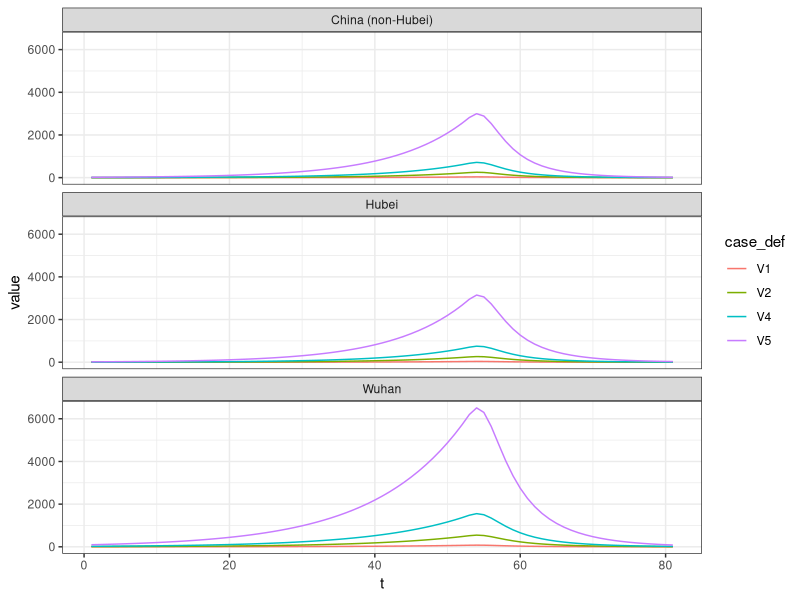
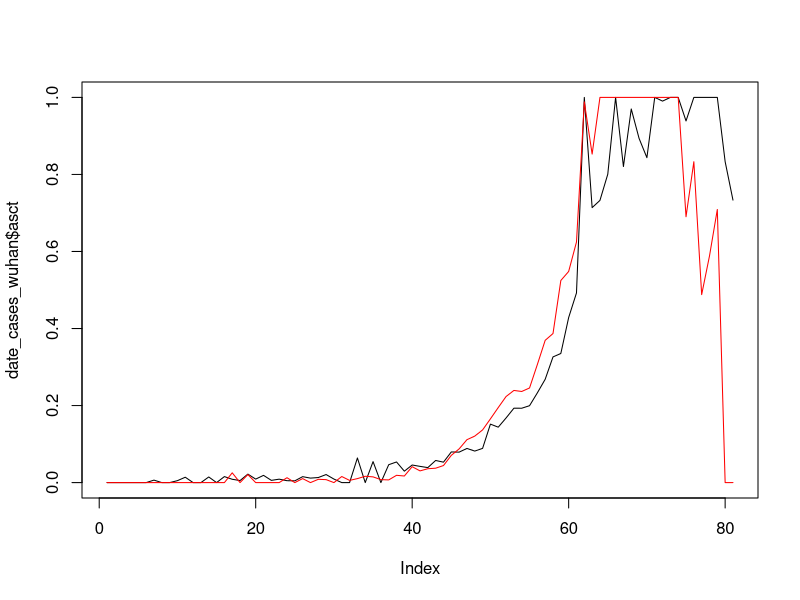
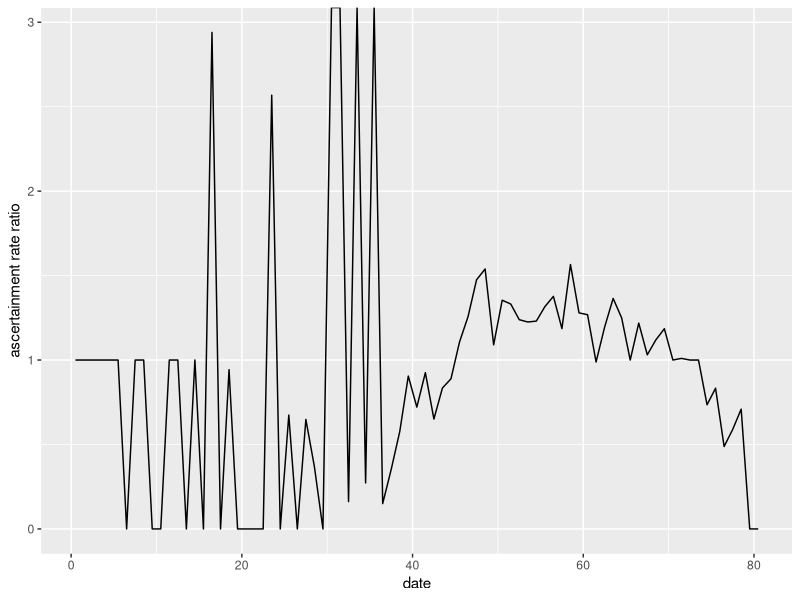
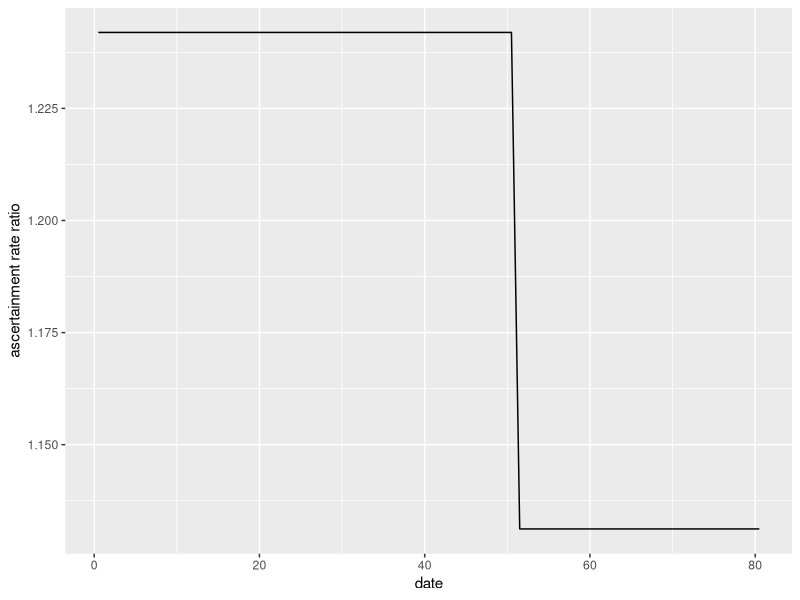
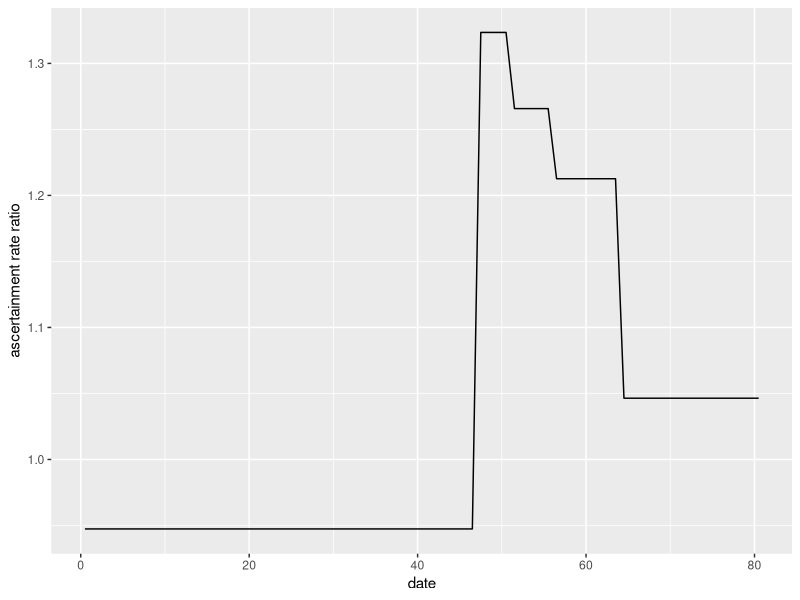
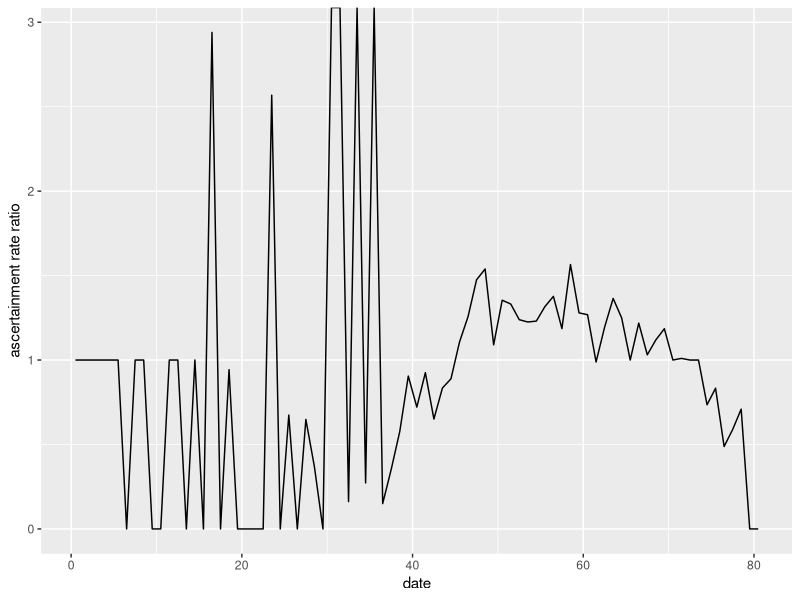
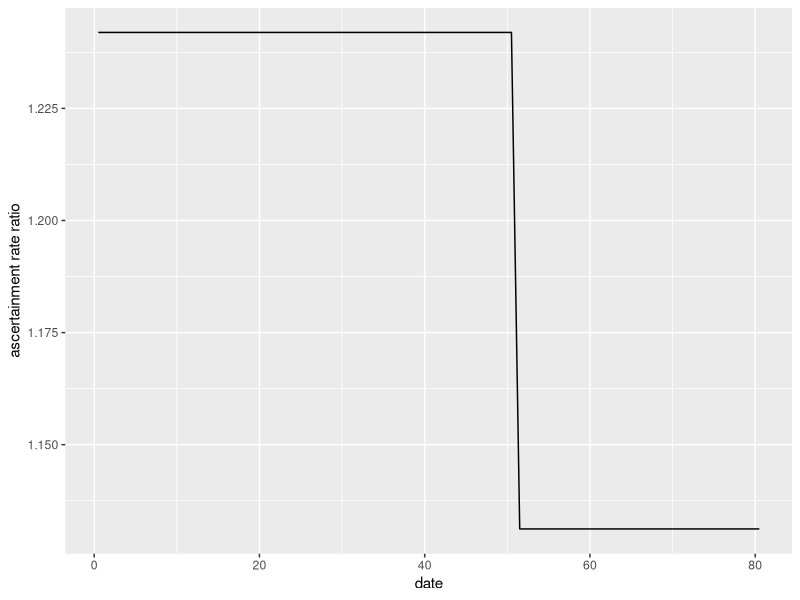
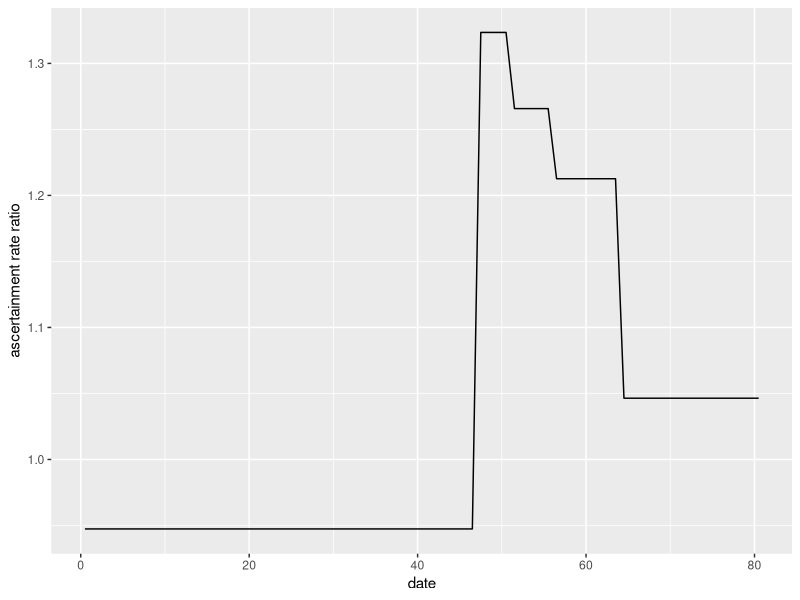

Reproduce these figures in R, in order.
# Source: https://github.com/timktsang/covid19_casedef/blob/master/2020_03_10_figure3.R (timktsang)
library(ggplot2)
library(tidyverse)
library(data.table)

data <- read.csv("./data/Epidemic_curve_China.csv")
data <- data[-82,]
data$dateid <- 1:nrow(data)

data1 <- data[,c("date","dateid","wuhan.confirmed","hubeiexclwuhan.confirmed","chinaexclhubei.confirmed")]
#1/15 1/18 1/22 1/27 2/4 2/18
# 45   48   52   57   65  79

test <- read.csv("./data/pred_f3.csv")

## Name predictions and plot
colnames(test) <- c("wuhan_v1","wuhan_v1b","wuhan_v2","wuhan_v4","wuhan_v5",
                    "hubei_v1","hubei_v1b","hubei_v2","hubei_v4","hubei_v5",
                    "china_v1","china_v1b","china_v2","china_v4","china_v5"
                    )
## Melt and relabel location and case definition for plotting
predicted_dat <- as_tibble(test) %>% 
  mutate(t = 1:n()) %>% 
  pivot_longer(-t) %>%
  mutate(loc="Wuhan",
         loc=ifelse(name %like% "hubei", "Hubei", loc),
         loc=ifelse(name %like% "china","China (non-Hubei)",loc)) %>%
  mutate(case_def = "V1",
         case_def=ifelse(name %like% "v2", "V2", case_def),
         case_def=ifelse(name %like% "v4", "V4", case_def),
         case_def=ifelse(name %like% "v5", "V5", case_def)
         )
predicted_dat %>% ggplot() + 
  geom_line(aes(x=t,y=value,col=case_def)) + 
  theme_bw() +
  facet_wrap(~loc, ncol=1)

## Get fold-change in case definition changes relative to previous def
testp <- test
## How many more cases on this day under case definition X relative to def X-1?
testp <- testp[,c(2:5,7:10,12:15)] - testp[,c(2:5,7:10,12:15)-1] 

total_additional_cases_wuhan <- rowSums(testp[,1:4])
total_additional_cases_hubei <- rowSums(testp[,1:4 + 4])
total_additional_cases_china <- rowSums(testp[,1:4 + 8])

## Find proportion of additional cases attributed to each case definition
testp[,1:4] <- testp[,1:4]/total_additional_cases_wuhan
testp[,1:4+4] <- testp[,1:4+4]/total_additional_cases_wuhan
testp[,1:4+8] <- testp[,1:4+8]/total_additional_cases_china
#pred<- as.matrix(test)
#test <- pred

#date.lab.day <- c(1:31,1:31,1:28)
#date.lab.day[1:length(date.lab.day)%%7!=1] <- NA
#date.lab.day[31+23] <- 23

#layout(matrix( 1:3, ncol=1,byrow=T))

#par(fig=c(0,1,0,1),mar=c(5,5,4,0),mfrow=c(3,1))

#max.y1=1
bar.hwid=0.45

#plot(NA, xlim=c(0,81), ylim=c(0,8000), axes=F, ann=F)
#axis(1, at=0:81-0.5, lab=NA, pos=-0.5, padj=-0.5,tick=F) 
#axis(1, at=c(c(-1,30,61,81)), lab=NA, pos=-0.5, padj=-0.5)
#axis(1, at=0:81-0.5, lab=date.lab.day[0:81+1], pos=0, padj=-0.5, tick=F)
#axis(1, at=55:70, lab=c(NA,"Feb",rep(NA,14)), pos=0, padj=1.3, tick=F)
#axis(2, at=0:8*1000, las=1, pos=-1.5)

#mtext('Dec, 2019', 1, line=2,at=29/2)
#mtext('Jan, 2020', 1, line=2,at=30+15.5)
#mtext('Feb, 2020', 1, line=2,at=61+10)

## extract Wuhan observed & estimated case counts (Figure 3A)
date_cases_wuhan=data.frame(matrix(nrow=81,ncol=4))
colnames(date_cases_wuhan)<-c("date_lb","date_ub","num_observed","num_estimated_5")

xvec <- 1:81-0.5

for (i in 1:length(xvec)){
  #polygon(c(rep(xvec[i]-bar.hwid,2),rep(xvec[i]+bar.hwid,2)), 
        #  c(0,rep(data1[i,3],2), 0), col='dodgerblue2', border=F)	 #dodgerblue2
  # ADD: indices for lower and upper x bounds for bar 
  date_cases_wuhan[i,1:2]=c(rep(xvec[i]-bar.hwid,2),rep(xvec[i]+bar.hwid,2))[c(1,3)]
  # ADD: height of bar, or # of observed cases
  date_cases_wuhan[i,3]=c(0,rep(data1[i,3],2), 0)[2]
  if (test[i,5]>test[i,4]&test[i,5]>data1[i,3]){
    # compute the proportion for version 2, 4 and 5 (red, orange, black)
    #polygon(c(rep(xvec[i]-bar.hwid,2),rep(xvec[i]+bar.hwid,2)), 
           # c(max(data1[i,3],test[i,4]),rep(test[i,5],2), max(data1[i,3],test[i,4])), col=rgb(0,0,0,0.2), border=F)	 #dodgerblue2
  }
  # ADD: indices for lower and upper height of bar, or # of cases estimated under case definition #5
  height1=c(max(data1[i,3],test[i,4]),rep(test[i,5],2), max(data1[i,3],test[i,4]))[1]
  height2=c(max(data1[i,3],test[i,4]),rep(test[i,5],2), max(data1[i,3],test[i,4]))[2]
  # ADD: if height1 > height2, # of observed cases is equal to # of estimated cases
  # else: use full height of bar
  height_final=ifelse(height1>height2,height1,height2)
  date_cases_wuhan[i,4]=height_final
}

# ADD: calculate ascertainment rate as ratio of observed and cases estimated under version 5 case definition
date_cases_wuhan$asct=date_cases_wuhan$num_observed/date_cases_wuhan$num_estimated_5
# ADD: if more observed cases than cases estimated under version 5 case definition, set ascertainment rate equal to 1 
#date_cases_wuhan$asct=ifelse(date_cases_wuhan$asct>1,1,date_cases_wuhan$asct)


## extract all provinces != Hubei observed & estimated case counts (Figure 3A)
date_cases_rest=data.frame(matrix(nrow=81,ncol=4))
colnames(date_cases_rest)<-c("date_lb","date_ub","num_observed","num_estimated_5")

for (i in 1:length(xvec)){
 # polygon(c(rep(xvec[i]-bar.hwid,2),rep(xvec[i]+bar.hwid,2)), 
         # c(0,rep(data1[i,3+2],2), 0), col='dodgerblue2', border=F)	 #dodgerblue2
  # ADD: indices for lower and upper x bounds for bar 
  date_cases_rest[i,1:2]=c(rep(xvec[i]-bar.hwid,2),rep(xvec[i]+bar.hwid,2))[c(1,3)]
  # ADD: height of bar, or # of observed cases
  date_cases_rest[i,3]=c(0,rep(data1[i,3+2],2), 0)[2]
  if (test[i,5+10]>test[i,4+10]&test[i,5+10]>data1[i,3+2]){
    # compute the proportion for version 2, 4 and 5 (red, orange, black)
    #polygon(c(rep(xvec[i]-bar.hwid,2),rep(xvec[i]+bar.hwid,2)), 
          #  c(max(data1[i,3+2],test[i,4+10]),rep(test[i,5+10],2), max(data1[i,3+2],test[i,4+10])), col=rgb(0,0,0,0.2), border=F)	 #dodgerblue2
  }
  # ADD: indices for lower and upper height of bar, or # of cases estimated under case definition #5
  height1=c(max(data1[i,3+2],test[i,4+10]),rep(test[i,5+10],2), max(data1[i,3+2],test[i,4+10]))[1]
  height2=c(max(data1[i,3+2],test[i,4+10]),rep(test[i,5+10],2), max(data1[i,3+2],test[i,4+10]))[2]
  # ADD: if height1 > height2, # of observed cases is equal to # of estimated cases
  # else: use full height of bar
  height_final=ifelse(height1>height2,height1,height2)
  date_cases_rest[i,4]=height_final
}

################### ALL BELOW IS ADD
# calculate ascertainment rate as ratio of observed and cases estimated under version 5 case definition
date_cases_rest$asct=date_cases_rest$num_observed/date_cases_rest$num_estimated_5
# if more observed cases than cases estimated under version 5 case definition, set ascertainment rate equal to 1 
#date_cases_rest$asct=ifelse(date_cases_rest$asct>1,1,date_cases_rest$asct)

plot(date_cases_wuhan$asct,type='l')
lines(date_cases_rest$asct,col="red")

## DAILY ASCERTAINMENT RATE RATIO
# combined ascertainment rate for wuhan and for all provinces != Hubei
asct_both=cbind.data.frame(date_cases_wuhan$date_lb,
                           date_cases_wuhan$date_ub, date_cases_wuhan$asct,date_cases_rest$asct)
# ascertainment rate ratio = ascertainment rate all other / ascertainment rate wuhan
# if ascertainment rate = 0 for both, ratio = 1
asct_both$asct_ratio=ifelse(asct_both$`date_cases_wuhan$asct`==0 & asct_both$`date_cases_rest$asct`==0, 1,
                       asct_both$`date_cases_rest$asct`/asct_both$`date_cases_wuhan$asct`)
colnames(asct_both)=c("date_lb","date_ub","asct_wuhan","asct_rest","asct_ratio")

# calculate mid date
asct_both$date_mid=((asct_both$date_ub-asct_both$date_lb)/2)+asct_both$date_lb

# plot ascertainment rate ratio
ggplot(asct_both,aes(x=date_mid,y=asct_ratio))+
  geom_line() +
  xlab("date")+
  ylab("ascertainment rate ratio")
ggsave("daily_ascertainment_rate_ratio_plot.pdf")

## ASCERTAINMENT RATE PRE-VERSION 2 CASE DEFINITION AND POST-VERSION 2 CASE DEFINITION

# calculate mid date 
# define an indicator for pre vs post- version 2 of the case definition
date_cases_wuhan$date_mid=((date_cases_wuhan$date_ub-date_cases_wuhan$date_lb)/2)+date_cases_wuhan$date_lb
date_cases_wuhan$indicator=ifelse(date_cases_wuhan$date_mid>51,1,0)
date_cases_rest$date_mid=((date_cases_rest$date_ub-date_cases_rest$date_lb)/2)+date_cases_rest$date_lb
date_cases_rest$indicator=ifelse(date_cases_rest$date_mid>51,1,0)

# summarize version 5 estimated & observed cases by period indicator (for Wuhan)
date_cases_wuhan_summary<-date_cases_wuhan%>%
  group_by(indicator)%>%
  summarise(sum_num_observed=sum(num_observed),sum_num_estimated_5=sum(num_estimated_5))%>%
  mutate(asct=sum_num_observed/sum_num_estimated_5)

# summarize version 5 estimated & observed cases by period indicator (for all provinces != Hubei)
date_cases_rest_summary<-date_cases_rest%>%
  group_by(indicator)%>%
  summarise(sum_num_observed=sum(num_observed),sum_num_estimated_5=sum(num_estimated_5))%>%
  mutate(asct=sum_num_observed/sum_num_estimated_5)

date_cases_both_summary<-cbind.data.frame(date_cases_rest_summary$indicator,
                                          date_cases_wuhan_summary$asct,
                                          date_cases_rest_summary$asct)
colnames(date_cases_both_summary)<-c("indicator","asct_wuhan","asct_rest")

# divide ascertainment rate for rest by ascertainment rate for wuhan
date_cases_both_summary$asct_ratio=date_cases_both_summary$asct_rest/date_cases_both_summary$asct_wuhan

# assign corresponding ascertainment rate ratio to each day of cases
date_cases_both_by_day=data.frame(matrix(nrow=81,ncol=2))
date_cases_both_by_day[,1]<-date_cases_wuhan$date_mid
date_cases_both_by_day[,2]<-ifelse(date_cases_wuhan$date_mid>51,
                date_cases_both_summary$asct_ratio[which(date_cases_both_summary$indicator==1)],
                date_cases_both_summary$asct_ratio[which(date_cases_both_summary$indicator==0)])
colnames(date_cases_both_by_day)<-c("date_mid","asct_ratio")
# plot
ggplot(date_cases_both_by_day,aes(x=date_mid,y=asct_ratio))+geom_line()+xlab("date")+ylab("ascertainment rate ratio")
ggsave("two_periods_ascertainment_rate_ratio_plot.pdf")

## ASCERTAINMENT RATE IN EACH PERIOD OF CASE DEFINITIONS (UP TO VERSION 5)

# define an indicator for each period of case definitions (Wuhan)
for (i in 1:nrow(date_cases_wuhan)){
  if(date_cases_wuhan$date_mid[i]<=47){
    date_cases_wuhan$indicator_2[i]=1
  }
  else if (date_cases_wuhan$date_mid[i]>47&date_cases_wuhan$date_mid[i]<=51) {
    date_cases_wuhan$indicator_2[i]=2
  }
  else if (date_cases_wuhan$date_mid[i]>51&date_cases_wuhan$date_mid[i]<=56) {
    date_cases_wuhan$indicator_2[i]=3
  }
  else if (date_cases_wuhan$date_mid[i]>56&date_cases_wuhan$date_mid[i]<=64) {
    date_cases_wuhan$indicator_2[i]=4
  }
  else{
    date_cases_wuhan$indicator_2[i]=5
  }
}

# define an indicator for each period of cases definitions (all provinces != Hubei)
for (i in 1:nrow(date_cases_rest)){
  if(date_cases_rest$date_mid[i]<=47){
    date_cases_rest$indicator_2[i]=1
  }
  else if (date_cases_rest$date_mid[i]>47&date_cases_rest$date_mid[i]<=51) {
    date_cases_rest$indicator_2[i]=2
  }
  else if (date_cases_rest$date_mid[i]>51&date_cases_rest$date_mid[i]<=56) {
    date_cases_rest$indicator_2[i]=3
  }
  else if (date_cases_rest$date_mid[i]>56&date_cases_rest$date_mid[i]<=64) {
    date_cases_rest$indicator_2[i]=4
  }
  else{
    date_cases_rest$indicator_2[i]=5
  }
}

# summarize version 5 estimated & observed cases by period indicator (for Wuhan)
date_cases_wuhan_2_summary<-date_cases_wuhan%>%
  group_by(indicator_2)%>%
  summarise(sum_num_observed=sum(num_observed),sum_num_estimated_5=sum(num_estimated_5))%>%
  mutate(asct=sum_num_observed/sum_num_estimated_5)

# summarize version 5 estimated & observed cases by period indicator (for all provinces != Hubei)
date_cases_rest_2_summary<-date_cases_rest%>%
  group_by(indicator_2)%>%
  summarise(sum_num_observed=sum(num_observed),sum_num_estimated_5=sum(num_estimated_5))%>%
  mutate(asct=sum_num_observed/sum_num_estimated_5)

date_cases_both_2_summary<-cbind.data.frame(date_cases_rest_2_summary$indicator_2,
                                          date_cases_wuhan_2_summary$asct,
                                          date_cases_rest_2_summary$asct)
colnames(date_cases_both_2_summary)<-c("indicator","asct_wuhan","asct_rest")

# divide ascertainment rate for rest by ascertainment rate for wuhan
date_cases_both_2_summary$asct_ratio=date_cases_both_2_summary$asct_rest/date_cases_both_2_summary$asct_wuhan

# assign corresponding ascertainment rate ratio to each day of cases
date_cases_both_2_by_day=data.frame(matrix(nrow=81,ncol=2))
date_cases_both_2_by_day[,1]<-date_cases_wuhan$date_mid
colnames(date_cases_both_2_by_day)<-c("date_mid","asct_ratio")

for (i in 1:nrow(date_cases_rest)){
  if(date_cases_rest$date_mid[i]<=47){
    date_cases_both_2_by_day$asct_ratio[i]=date_cases_both_2_summary$asct_ratio[which(date_cases_both_2_summary$indicator==1)]
  }
  else if (date_cases_rest$date_mid[i]>47&date_cases_rest$date_mid[i]<=51) {
    date_cases_both_2_by_day$asct_ratio[i]=date_cases_both_2_summary$asct_ratio[which(date_cases_both_2_summary$indicator==2)]
  }
  else if (date_cases_rest$date_mid[i]>51&date_cases_rest$date_mid[i]<=56) {
    date_cases_both_2_by_day$asct_ratio[i]=date_cases_both_2_summary$asct_ratio[which(date_cases_both_2_summary$indicator==3)]
  }
  else if (date_cases_rest$date_mid[i]>56&date_cases_rest$date_mid[i]<=64) {
    date_cases_both_2_by_day$asct_ratio[i]=date_cases_both_2_summary$asct_ratio[which(date_cases_both_2_summary$indicator==4)]
  }
  else{
    date_cases_both_2_by_day$asct_ratio[i]=date_cases_both_2_summary$asct_ratio[which(date_cases_both_2_summary$indicator==5)]
  }
}

# plot
ggplot(date_cases_both_2_by_day,aes(x=date_mid,y=asct_ratio))+geom_line()+xlab("date")+ylab("ascertainment rate ratio")
ggsave("five_periods_ascertainment_rate_ratio_plot.pdf")



## Save table of ascertainment rates
dates <- as.Date(as.character(data$date),origin="01/01/2019",format="%d/%m/%Y")
start_date <- c(min(dates), as.Date(c("2020-01-15","2020-01-18","2020-01-22","2020-02-14")))
end_date <- c(as.Date(c("2020-01-17","2020-01-21","2020-01-26","2020-02-03")),max(dates))
date_cases_both_2_summary %>% mutate(start_date=start_date,end_date=end_date)

enumerated_asc_rates <- tibble(date=seq(as.Date("2019-11-01"), as.Date("2020-03-04"),by="1 day")) %>%
  mutate(indicator=5,
         indicator=ifelse(date < start_date[5], 4,indicator),
         indicator=ifelse(date < start_date[4], 3,indicator),
         indicator=ifelse(date < start_date[3], 2,indicator),
         indicator=ifelse(date < start_date[2], 1,indicator)
         ) %>%
  left_join(date_cases_both_2_summary)

write_csv(enumerated_asc_rates, "data/tsang_ascertainment_rates.csv")
